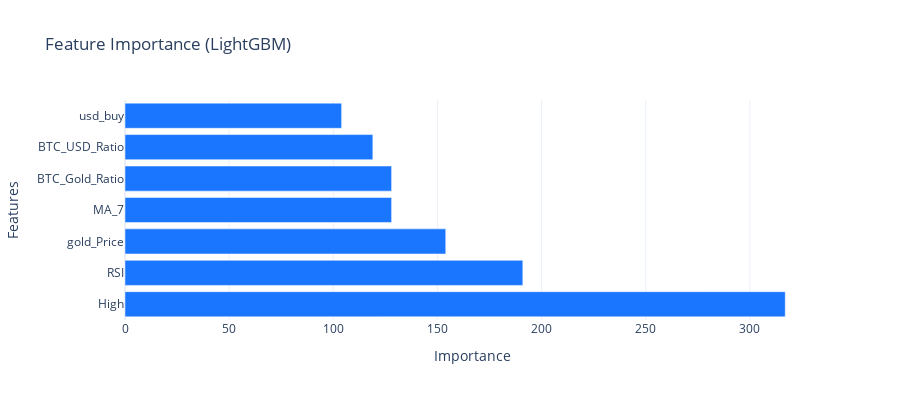

Notebook cell for this chart:
### Markdown cell above
### Feature Importance

### Code cell
# Decision_Tree, Random_Forest, XGBoost, LightGBM, CatBoost, AdaBoost
fig_importance = visualizer.plot_feature_importance("LightGBM")
if fig_importance:
    fig_importance.show()

### Figure 1 — Plotly figure (JSON) as saved in the notebook; plotly's stock layout.template omitted (floating-point values rounded to 4 significant figures)
{"data": [{"marker": {"color": "rgb(26, 118, 255)"}, "orientation": "h", "type": "bar", "x": [317, 191, 154, 128, 128, 119, 104], "y": ["High", "RSI", "gold_Price", "MA_7", "BTC_Gold_Ratio", "BTC_USD_Ratio", "usd_buy"]}], "layout": {"height": 400, "title": {"text": "Feature Importance (LightGBM)"}, "xaxis": {"title": {"text": "Importance"}}, "yaxis": {"title": {"text": "Features"}}}}
